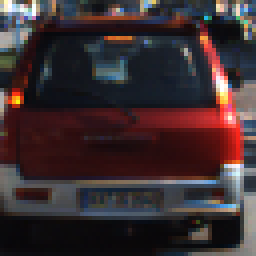
#> input picture examples/car.png, 64 x 64 px (shown 4 times larger)
$ python test_hog_features.py   (older library calls are emulated)
#> lines starting #> are read from the running program, lines starting #| are printed output that depends on the picture
### helper_functions.py
import cv2
import numpy as np
from skimage.feature import hog


# Define a function to return HOG features and visualization
def get_hog_features(img, orient, pix_per_cell, cell_per_block,
                     vis=False, feature_vec=True):
    # Call with two outputs if vis==True
    if vis:
        features, hog_image = hog(img, orientations=orient,
                                  pixels_per_cell=(pix_per_cell, pix_per_cell),
                                  cells_per_block=(cell_per_block, cell_per_block),
                                  transform_sqrt=True,
                                  visualise=vis, feature_vector=feature_vec)
        return features, hog_image
    # Otherwise call with one output
    else:
        features = hog(img, orientations=orient,
                       pixels_per_cell=(pix_per_cell, pix_per_cell),
                       cells_per_block=(cell_per_block, cell_per_block),
                       transform_sqrt=True,
                       visualise=vis, feature_vector=feature_vec)
        return features


# Define a function to compute binned color features
# [150 lines left out: functions bin_spatial, color_hist, single_img_features, slide_window, add_heat, apply_threshold and 1 more, not called in this run]

### test_hog_features.py
import matplotlib.image as mpimg
import matplotlib.pyplot as plt

from helper_functions import *

# Read test image
image = mpimg.imread('./examples/car.png')
#> image is the input picture: shape (64, 64, 3) float32; mean R, G, B 0.235, 0.179, 0.19
# Convert image to YUV color space
yuv_image = cv2.cvtColor(image, cv2.COLOR_RGB2YUV)
#> yuv_image: shape (64, 64, 3) float32; mean of channels 0, 1, 2 0.197, 0.496, 0.533

# Define HOG parameters
orient = 9  # HOG orientations
pix_per_cell = 8  # HOG pixels per cell
cell_per_block = 2  # HOG cells per block
hog_channel = 2

# Obtain hog features image
_, window_img = get_hog_features(yuv_image[:, :, hog_channel], orient,
                                 pix_per_cell, cell_per_block, vis=True, feature_vec=False)
#> in get_hog_features, `features, hog_image = hog(img, orientations=orient, pixels_per_cell=(p..`:
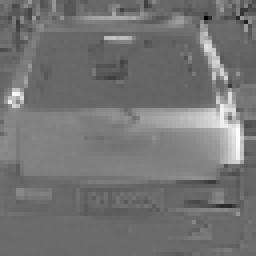
#> img: shape (64, 64) float32 (shown 4 times larger); min 0.132, max 1.01, mean 0.533; drawn with min black and max white
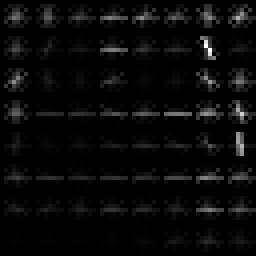
#> window_img: shape (64, 64) float32 (shown 4 times larger); min 0, max 0.0992, mean 0.00376; drawn with min black and max white

# Show HOG features image
plt.imshow(window_img)
plt.show()
